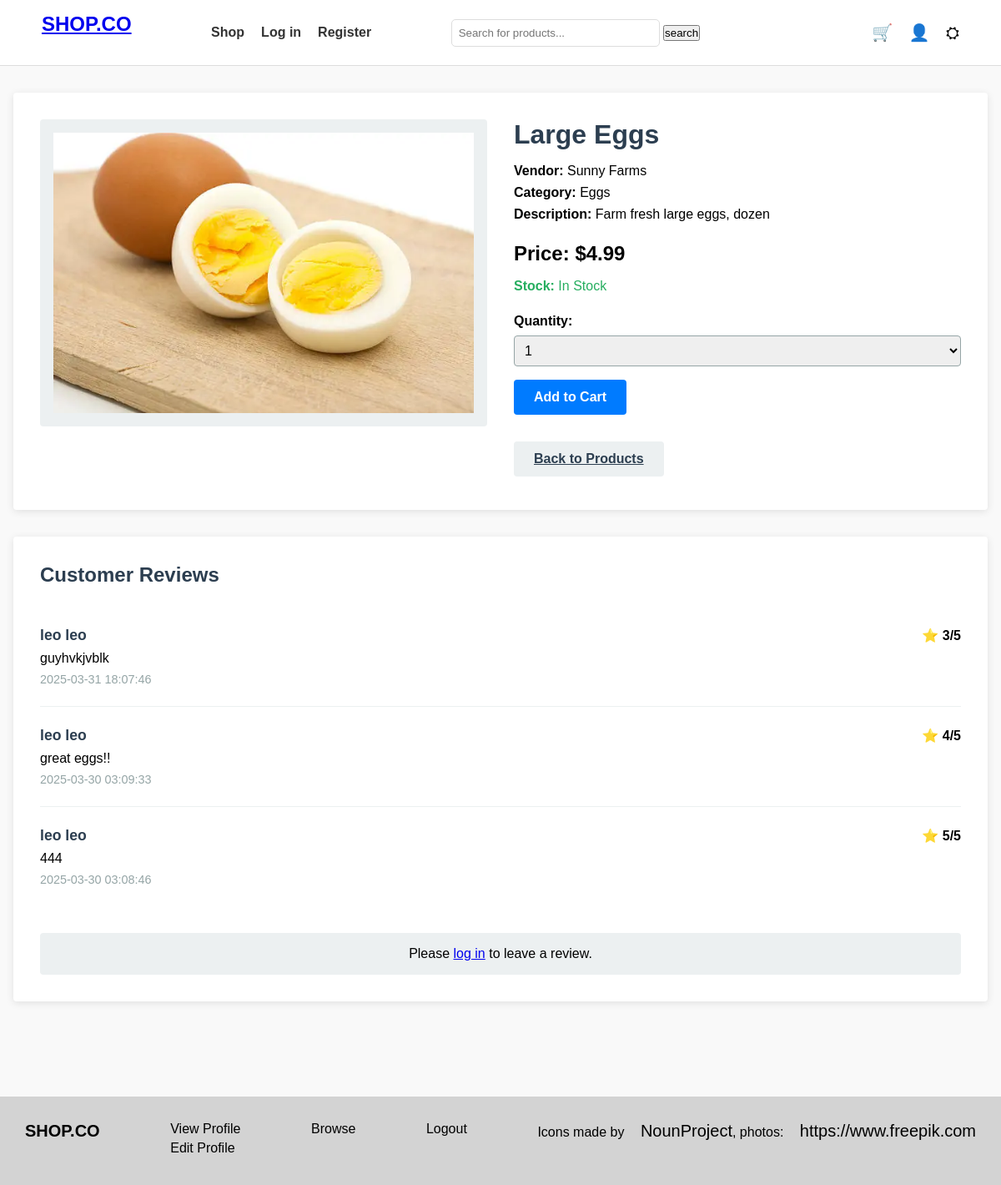
Screenshot of /product.php?id=1 with the database file from the repository.
### tables this page shows
CREATE TABLE IF NOT EXISTS Products (
    product_id INT AUTO_INCREMENT PRIMARY KEY,
    name VARCHAR(255),
    description TEXT,
    price DECIMAL(10,2),
    stock_quantity INT,
    category_id INT,
    vendor_id INT,  
    image_url VARCHAR(255),
    created_at TIMESTAMP DEFAULT CURRENT_TIMESTAMP,
    FOREIGN KEY (category_id) REFERENCES Categories(category_id),
    FOREIGN KEY (vendor_id) REFERENCES Vendors(vendor_id)  
);

CREATE TABLE IF NOT EXISTS Vendors (
    vendor_id INT AUTO_INCREMENT PRIMARY KEY,
    vendor_name VARCHAR(255) UNIQUE NOT NULL,
    contact_email VARCHAR(100),
    contact_phone VARCHAR(20),
    address TEXT
);

CREATE TABLE IF NOT EXISTS Categories (
    category_id INT AUTO_INCREMENT PRIMARY KEY,
    category_name VARCHAR(100) UNIQUE,
    description TEXT
);

CREATE TABLE IF NOT EXISTS Reviews (
    review_id INT AUTO_INCREMENT PRIMARY KEY,
    user_id INT,
    product_id INT,
    rating INT CHECK (rating BETWEEN 1 AND 5),
    comment TEXT,
    created_at TIMESTAMP DEFAULT CURRENT_TIMESTAMP,
    FOREIGN KEY (user_id) REFERENCES Users(user_id),
    FOREIGN KEY (product_id) REFERENCES Products(product_id)
);

### src/product.php (the view, shortened to what this page needs)
<?php
include 'config.php';
$product_id = intval($_GET['id']);
try {
    $stmt = $pdo->prepare("SELECT p.product_id, p.name, p.description, p.price, p.stock_quantity, p.image_url,
                                  c.category_name, v.vendor_name
                           FROM Products p
                           JOIN Categories c ON p.category_id = c.category_id
                           JOIN Vendors v ON p.vendor_id = v.vendor_id
                           WHERE p.product_id = ?");
    $stmt->execute([$product_id]);
    $product = $stmt->fetch(PDO::FETCH_ASSOC);
} catch (PDOException $e) {
    die("Query failed: " . $e->getMessage());
}
try {
    $stmt = $pdo->prepare("SELECT r.review_id, r.rating, r.comment, r.created_at,
                              CONCAT(u.first_name, ' ', u.last_name) AS username
                       FROM Reviews r
                       JOIN Users u ON r.user_id = u.user_id
                       WHERE r.product_id = ?
                       ORDER BY r.created_at DESC");
    $stmt->execute([$product_id]);
    $reviews = $stmt->fetchAll(PDO::FETCH_ASSOC);
} catch (PDOException $e) {
    die("Error fetching reviews: " . $e->getMessage());
}
?>
<!DOCTYPE html>
<html lang="en">
<head>
    <link rel="stylesheet" href="../assets/css/styles.css">
    <link rel="stylesheet" href="../assets/css/product.css">
</head>
<body>
    <?php include 'header.php'; ?>
    <main class="product-page">
        <section class="product-container" itemscope itemtype="https://schema.org/Product">
            <div class="product-header">
                <figure class="product-image-container">
                    <img src="<?= htmlspecialchars('../assets/images/' . basename($product['image_url'])) ?>"
                         alt="<?= htmlspecialchars($product['name']) ?>"
                         class="product-image"
                         itemprop="image">
                </figure>
                <div class="product-info" itemprop="offers" itemscope itemtype="https://schema.org/Offer">
                    <h1 itemprop="name"><?= htmlspecialchars($product['name']) ?></h1>
                    <div class="product-meta">
                        <p><strong>Vendor:</strong> <span itemprop="brand"><?= htmlspecialchars($product['vendor_name']) ?></span></p>
                        <p><strong>Category:</strong> <span itemprop="category"><?= htmlspecialchars($product['category_name']) ?></span></p>
                        <p itemprop="description"><strong>Description:</strong> <?= nl2br(htmlspecialchars($product['description'])) ?></p>
                    </div>
                    <div class="product-purchase">
                        <p class="price" itemprop="price" content="<?= $product['price'] ?>">
                            <strong>Price:</strong> $<?= number_format($product['price'], 2) ?>
                        </p>
                        <p class="availability" itemprop="availability" content="<?= $product['stock_quantity'] > 0 ? 'InStock' : 'OutOfStock' ?>">
                            <strong>Stock:</strong> <?= $product['stock_quantity'] > 0 ? "In Stock" : "Out of Stock" ?>
                        </p>
                        <form action="cart.php" method="post" class="add-to-cart-form">
                            <label for="quantity">Quantity:</label>
                            <select id="quantity" name="quantity">
                                <?php for ($i = 1; $i <= min(10, $product['stock_quantity']); $i++): ?>
                                    <option value="<?= $i ?>"><?= $i ?></option>
                                <?php endfor; ?>
                            </select>
                            <button type="submit" class="btn" <?= $product['stock_quantity'] <= 0 ? 'disabled' : '' ?>>
                                Add to Cart
                            </button>
                        </form>
                        <a href="index.php" class="btn back-btn">Back to Products</a>
                    </div>
                </div>
            </div>
        </section>
        <section class="reviews-container" itemprop="aggregateRating" itemscope itemtype="https://schema.org/AggregateRating">
            <h2>Customer Reviews</h2>
            <?php if ($reviews): ?>
                <div class="reviews-list">
                    <?php foreach ($reviews as $review): ?>
                        <article class="review" itemprop="review" itemscope itemtype="https://schema.org/Review">
                            <div class="review-header">
                                <h3 itemprop="author"><?= htmlspecialchars($review['username']) ?></h3>
                                <div class="review-rating" itemprop="reviewRating" itemscope itemtype="https://schema.org/Rating">
                                    <span>⭐ <?= htmlspecialchars($review['rating']) ?>/5</span>
                                </div>
                            </div>
                            <p itemprop="reviewBody"><?= nl2br(htmlspecialchars($review['comment'])) ?></p>
                            <time datetime="<?= htmlspecialchars(date('c', strtotime($review['created_at']))) ?>"
                                  class="review-date" itemprop="datePublished">
                                <?= htmlspecialchars($review['created_at']) ?>
                            </time>
                        </article>
                    <?php endforeach; ?>
                </div>
            <?php else: ?>
                <p class="no-reviews">No reviews yet. Be the first to leave one!</p>
            <?php endif; ?>
            <?php if (isset($_SESSION['user_id'])): ?>
                <form action="submit_review.php" method="POST" class="review-form">
                    <h3>Write a Review</h3>
                    <input type="hidden" name="product_id" value="<?= $product_id ?>">
                    <div class="form-group">
                        <label for="rating">Rating:</label>
                        <select name="rating" id="rating" required>
                            <option value="">Select rating</option>
                            <option value="5">⭐ 5 - Excellent</option>
                            <option value="4">⭐ 4 - Good</option>
                            <option value="3">⭐ 3 - Average</option>
                            <option value="2">⭐ 2 - Poor</option>
                            <option value="1">⭐ 1 - Terrible</option>
                        </select>
                    </div>
                    <div class="form-group">
                        <label for="comment">Review:</label>
                        <textarea name="comment" id="comment" placeholder="Write your review here..." required></textarea>
                    </div>
                    <button type="submit" class="submit-review-btn">Submit Review</button>
                </form>
            <?php else: ?>
                <p class="login-prompt">Please <a href="login.php">log in</a> to leave a review.</p>
            <?php endif; ?>
        </section>
    </main>
    <?php include 'footer.php'; ?>
</body>
</html>

### src/header.php (shortened to what this page needs)
<header>
    <div class="nav-container">
        <h1><a href="index.php">SHOP.CO</a></h1>
        <nav>
            <ul>
                <li><a href="browse.php">Shop</a></li>
                <li><a href="login.php">Log in</a></li>
                <li><a href="register.php">Register</a></li>
            </ul>
        </nav>
        <div class="search-bar">
            <input type="text" id="search-input" placeholder="Search for products...">
            <button id="search-btn">search</button>
        </div>
        <div class="icons">
            <a href="cart.php">🛒</a>
            <a href="profile_info.php">👤</a>
            <a href="profile.php">⛭</a>
        </div>
    </div>
</header>

### src/footer.php
<footer>
    <div class="footer-container">
        <div class="footer-logo">SHOP.CO</div>
        <ul class="footer-links">
            <li><a href="profile_info.php">View Profile</a></li>
            <li><a href="profile.php">Edit Profile</a></li>
        </ul>
        <ul class="footer-links">
        <li><a href="browse.php">Browse</a></li>
        </ul>
        <ul class="footer-links">
            <li><a href="logout.php">Logout</a></li>
        </ul>
        <div class="icons">
        <p>Icons made by <a href="https://thenounproject.com" target="_blank" title="nounproject">NounProject</a>, photos:
        <a href="https://www.freepik.com" target="_blank" title="nounproject">https://www.freepik.com</a></p>
        </div>
    </div>
</footer>

### assets/css/styles.css (style rules this page uses)
body { font-family: Arial, sans-serif; margin: 0; padding: 0; background-color: #f9f9f9; color: #000; }
.nav-container { display: flex; align-items: center; width: 100%; justify-content: space-between; }
.nav-container h1 { font-size: 24px; font-weight: bold; }
nav ul li a { text-decoration: none; color: black; font-weight: bold; }
.search-bar input { padding: 8px; width: 200px; border: 1px solid #ccc; border-radius: 5px; }
.icons a { font-size: 20px; margin-left: 15px; text-decoration: none; color: black; }
main { padding: 50px; max-width: 900px; margin: auto; }
h1 { font-size: 26px; margin-bottom: 20px; }
footer { background-color: #f2f2f2; padding: 30px; margin-top: 50px; min-height: 50px; background-color: lightgray; }
.footer-container { display: flex; justify-content: space-between; max-width: 1200px; margin: auto; }
.footer-logo { font-size: 20px; font-weight: bold; }
.footer-links { list-style: none; padding: 0; }
.footer-links li { margin-bottom: 5px; }
.footer-links a { text-decoration: none; color: black; }
header { background: #fff; padding: 15px 50px; display: flex; justify-content: space-between; align-items: center; border-bottom: 1px solid #ddd; min-height: 50px; }
nav ul { list-style: none; display: flex; gap: 20px; }
nav ul li a { text-decoration: none; color: #333; font-weight: bold; font-size: 16px; }
.search-bar input { padding: 8px; border: 1px solid #ddd; border-radius: 5px; width: 250px; }

### assets/css/product.css (style rules this page uses)
:root { --primary-color: #2c3e50; --secondary-color: #3498db; --light-color: #ecf0f1; --dark-color: #2c3e50; --gray-color: #95a5a6; --success-color: #27ae60; --border-radius: 4px; --box-shadow: 0 2px 10px rgba(0, 0, 0, 0.1); --transition: all 0.3s ease; }
* { margin: 0; padding: 0; box-sizing: border-box; }
img { max-width: 100%; height: auto; display: block; }
.product-page { max-width: 1200px; margin: 0 auto; padding: 2rem 1rem; }
.product-container, .reviews-container { background: white; border-radius: var(--border-radius); box-shadow: var(--box-shadow); padding: 2rem; margin-bottom: 2rem; }
.product-header { display: flex; flex-direction: column; gap: 2rem; }
@media (min-width: 768px) { .product-header { flex-direction: row; } }
.product-image-container { flex: 1; min-width: 0; }
.product-image { width: 100%; max-height: 500px; object-fit: contain; border-radius: var(--border-radius); background: var(--light-color); padding: 1rem; }
.product-info { flex: 1; min-width: 0; }
.product-info h1 { font-size: 2rem; margin-bottom: 1rem; color: var(--primary-color); }
.product-meta { margin-bottom: 1.5rem; }
.product-meta p { margin-bottom: 0.5rem; }
.price { font-size: 1.5rem; font-weight: bold; margin: 1rem 0; }
.availability { color: var(--success-color); margin-bottom: 1rem; }
.add-to-cart-form { margin: 1.5rem 0; }
.add-to-cart-form label { display: block; margin-bottom: 0.5rem; font-weight: 600; }
.add-to-cart-form select { width: 100%; padding: 0.5rem; border: 1px solid var(--gray-color); border-radius: var(--border-radius); margin-bottom: 1rem; font-size: 1rem; }
.btn { display: inline-block; padding: 0.75rem 1.5rem; background-color: #007bff; color: white; border: none; border-radius: var(--border-radius); cursor: pointer; font-size: 1rem; font-weight: 600; transition: var(--transition); margin-right: 0.5rem; margin-bottom: 0.5rem; }
.back-btn { background-color: var(--light-color); color: var(--dark-color); }
.reviews-container h2 { font-size: 1.5rem; margin-bottom: 1.5rem; color: var(--primary-color); }
.reviews-list { margin-bottom: 2rem; }
.review { border-bottom: 1px solid var(--light-color); padding: 1.5rem 0; }
.review:last-child { border-bottom: none; }
.review-header { display: flex; justify-content: space-between; align-items: center; margin-bottom: 0.5rem; }
.review h3 { font-size: 1.1rem; color: var(--primary-color); }
.review-rating { font-weight: bold; }
.review-date { color: var(--gray-color); font-size: 0.9rem; margin-top: 0.5rem; display: block; }
.login-prompt { text-align: center; padding: 1rem; background: var(--light-color); border-radius: var(--border-radius); }

### rows the page displays
products: image_url (picture), name "Large Eggs", vendor.vendor_name "Sunny Farms", category.category_name "Eggs", description "Farm fresh large eggs, dozen", price "4.99"
reviews: username "leo leo", rating "3", comment "guyhvkjvblk", created_at "2025-03-31 18:07:46"
reviews: username "leo leo", rating "4", comment "great eggs!!", created_at "2025-03-30 03:09:33"
reviews: username "leo leo", rating "5", comment "444", created_at "2025-03-30 03:08:46"

### other values shown
form field quantity "1"
